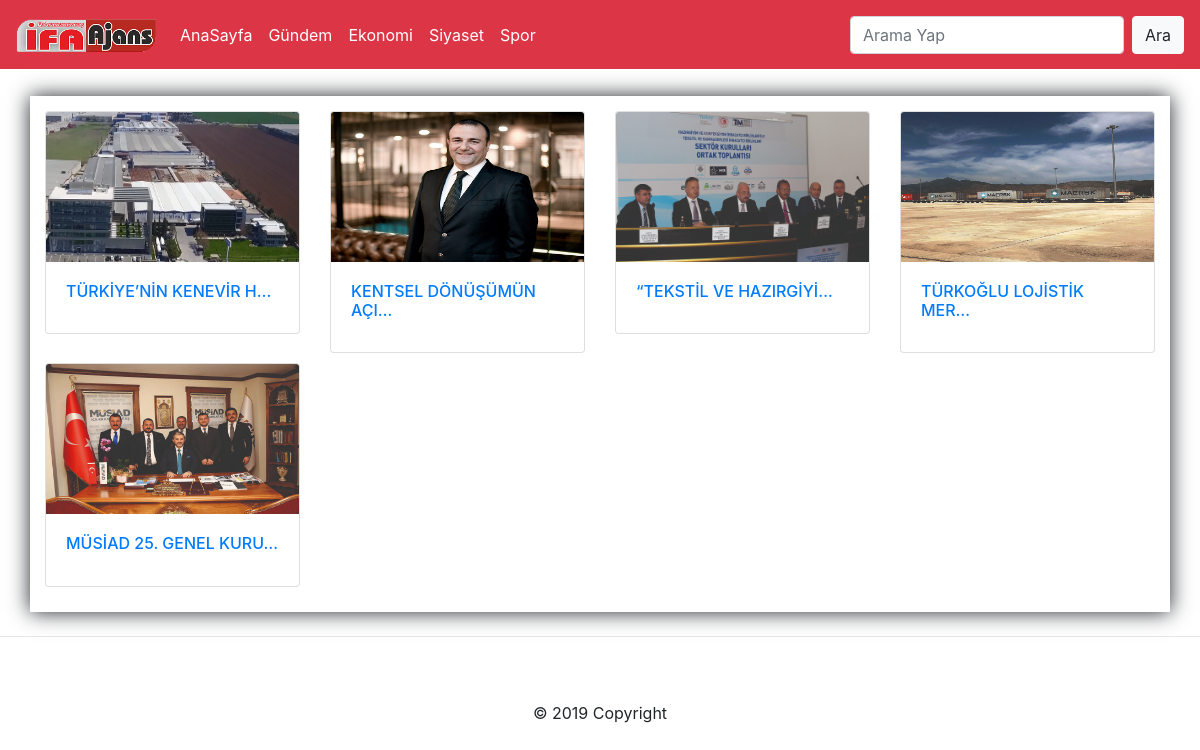
Page /ekonomi on the committed database.
### uygulama/models.py (models this page shows, shortened)
class Haberler(models.Model):
    kategori=models.ForeignKey('Kategori', on_delete=models.CASCADE, verbose_name="Kategori", related_name="posts")
    title=models.CharField(max_length=150, verbose_name="Başlık")
    metin=RichTextField(verbose_name="Açıklama")
    image=models.ImageField(null=True, blank=True)
    def get_absolute_url(self):
       return reverse('detail', kwargs={'id':self.id})
    class Meta:
        ordering = ['-id']

### uygulama/views.py (the view)
# urls.py: path('ekonomi', ekonomi, name="ekonomi"),
def ekonomi(request):
    post=Kategori.objects.get(id=2)
    veri=post.posts.all()
    context={
        'veri':veri,
    }
    return render(request, 'ekonomi.html', context)

### templates/ekonomi.html
{% extends 'base.html' %}
{% load static %}
{% block content %}
<div class="container">
        <div class="row">
            <div class="col-md-12" style="box-shadow: 0px 0px 20px;padding-top: 15px;padding-bottom: 15px;">
                <div class="row">
                    {% for post in veri %}
                    <div class="col-md-3" style="margin-bottom: 10px;">
                            <a href="{{ post.get_absolute_url }}" style="text-decoration: none;">
                                    <div class="card">
                                        <img src="{{ post.image.url }}" class="card-img-top" style="height: 150px;">
                                        <div class="card-body">
                                          <h6 class="card-title">{{ post.title|truncatechars:22 }}</h6>
                                        </div>
                                      </div>
                                    </a>
                    </div>
                    {% endfor %}
                </div>
            </div>
        </div>
    </div>
{% endblock %}

### rows in the picture
Haberler: image (picture), title "TÜRKİYE’NİN KENEVİR H…"
Haberler: image (picture), title "KENTSEL DÖNÜŞÜMÜN AÇI…"
Haberler: image (picture), title "“TEKSTİL VE HAZIRGİYİ…"
Haberler: image (picture), title "TÜRKOĞLU LOJİSTİK MER…"
Haberler: image (picture), title "MÜSİAD 25. GENEL KURU…"
